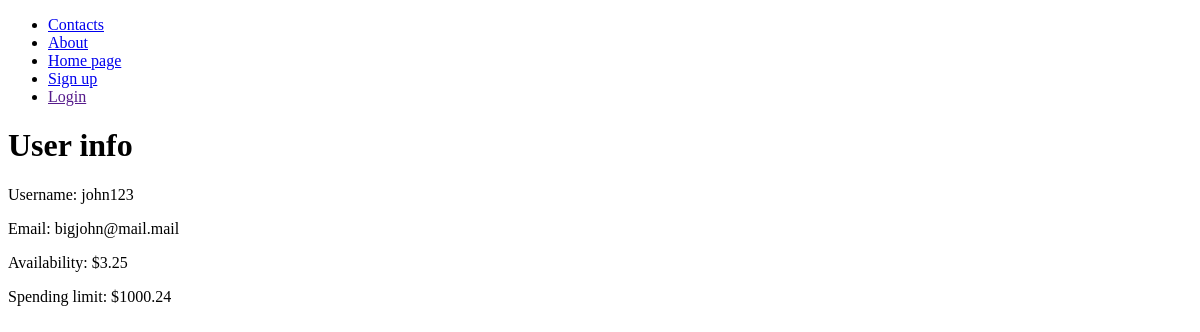
The page /user/1 on the database as committed earlier.
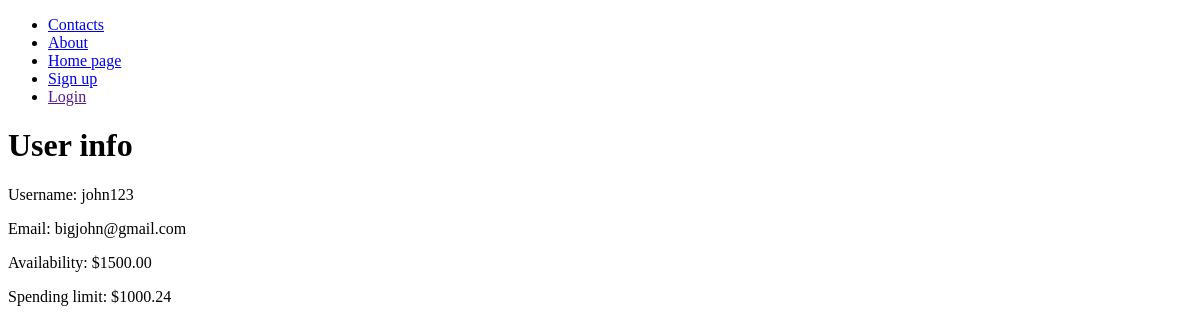
The same page on the database as committed later.
### user/models.py (models this page shows, shortened)
class User(models.Model):
    username = models.CharField(max_length=256, validators=[MinLengthValidator(8)])
    email = models.EmailField(max_length=256)
    password = models.CharField(max_length=512, validators=[MinLengthValidator(8)])
    availability = models.DecimalField(max_digits=10000, decimal_places=2)
    spendable = models.DecimalField(max_digits=10000, decimal_places=2, db_column='spending')

### user/views.py (the view)
# urls.py: path('user/<int:id>', user_detail_view, name='user_detail_view'),            # user.views
def user_detail_view(request, id):
    obj = get_object_or_404(User, id=id)
    context = {
        "obj": obj
    }
    return render(request, "user/detail_user.html", context)

### templates/user/detail_user.html (shortened to what this page needs)
{% extends 'html/base.html' %}
{% block body_content %}
{% include 'html/navbar.html' %}
<h1>User info</h1>
<p>Username: {{ obj.username }}</p>
<p>Email: {{ obj.email }}</p>
<p>Availability: ${{ obj.availability }}</p>
<p>Spending limit: ${{ obj.spendable }}</p>
{% endblock %}

### templates/html/base.html (shortened to what this page needs)
{% load static %}
<!DOCTYPE html>
<html>
    <head>
    </head>
    <body>
        {% block body_content %}{% endblock %}
    </body>
</html>

### templates/html/navbar.html
<nav>
    <ul>
        <li> <a href="/contacts">Contacts</a> </li>
        <li> <a href="/about">About</a> </li>
        <li> <a href="/">Home page</a> </li>
        <li> <a href="/create_user">Sign up</a> </li>
        <li> <a href="">Login</a> </li>
    </ul>
</nav>

Rows that differ between the two databases and show on the page:
changed User "john123": email "bigjohn@mail.mail" → "bigjohn@gmail.com"; availability "3.25" → "1500.00"
